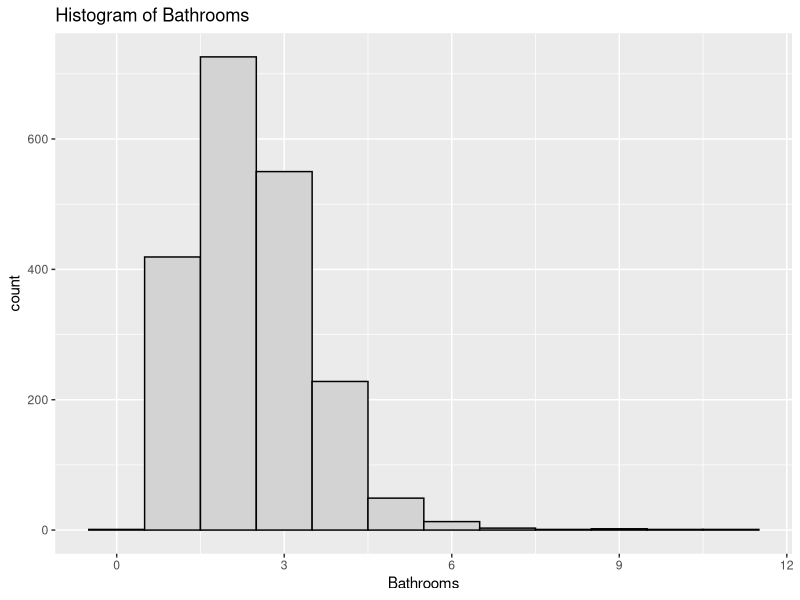
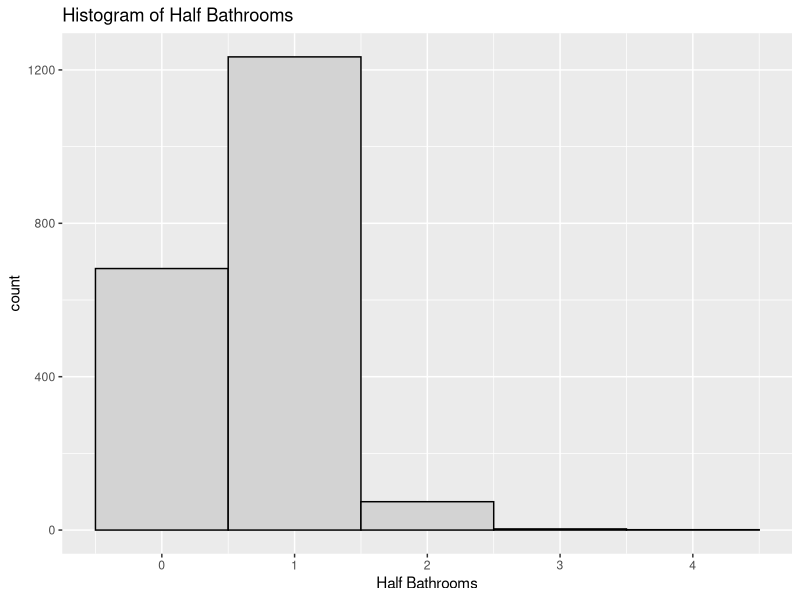
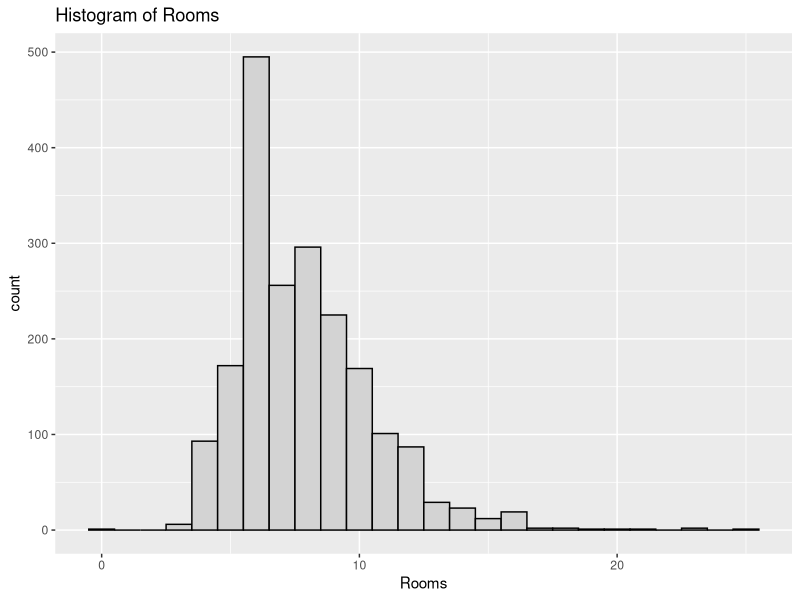
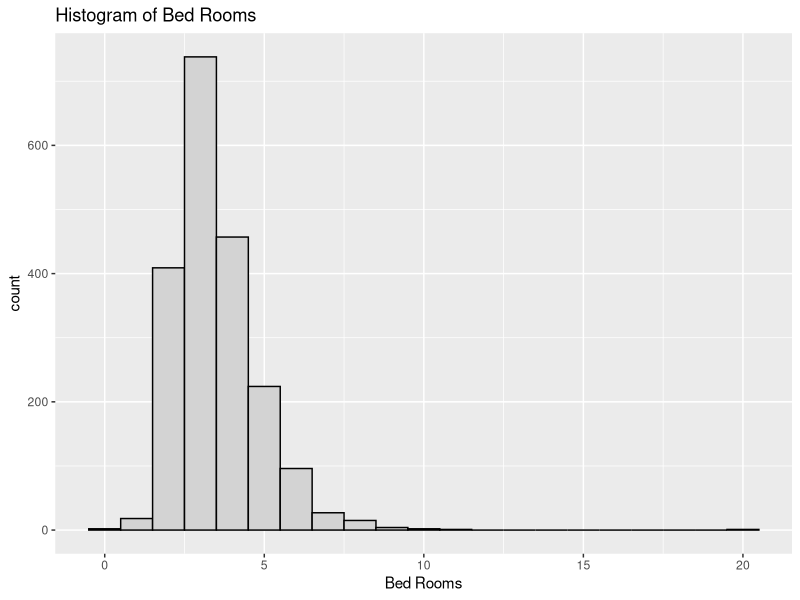
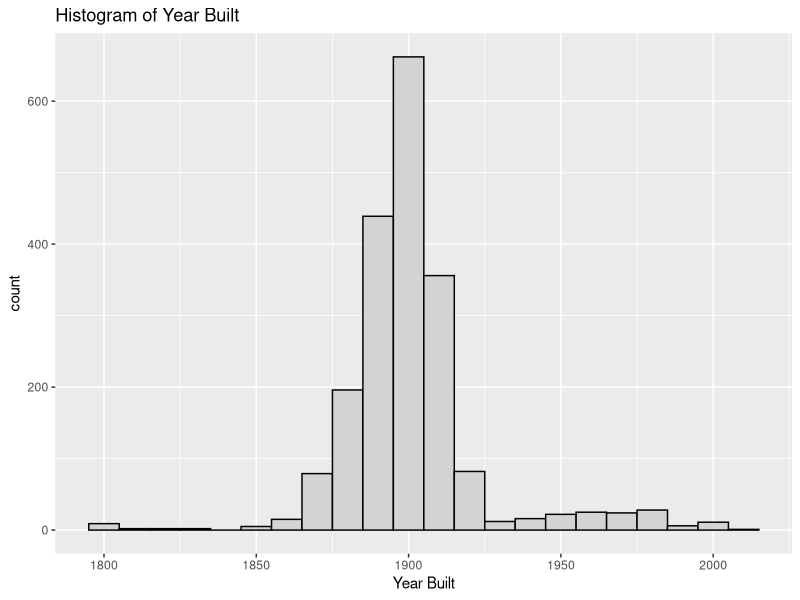
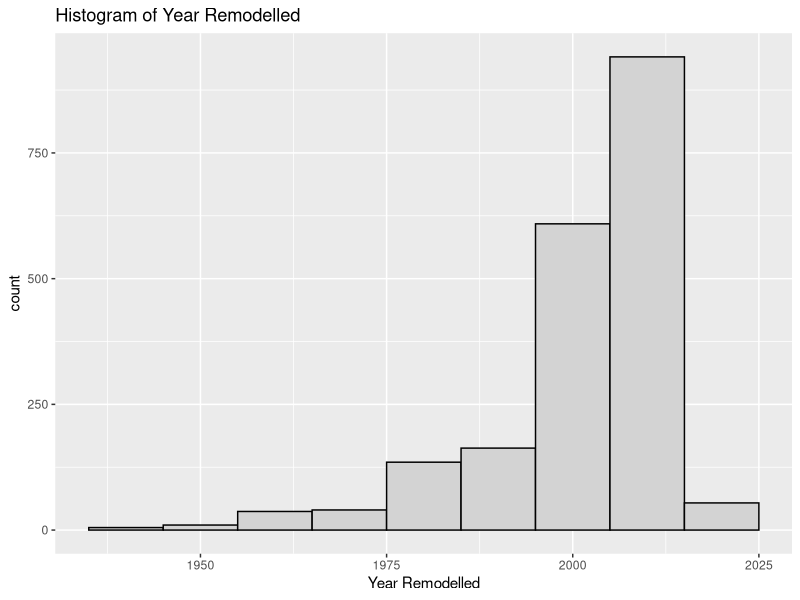
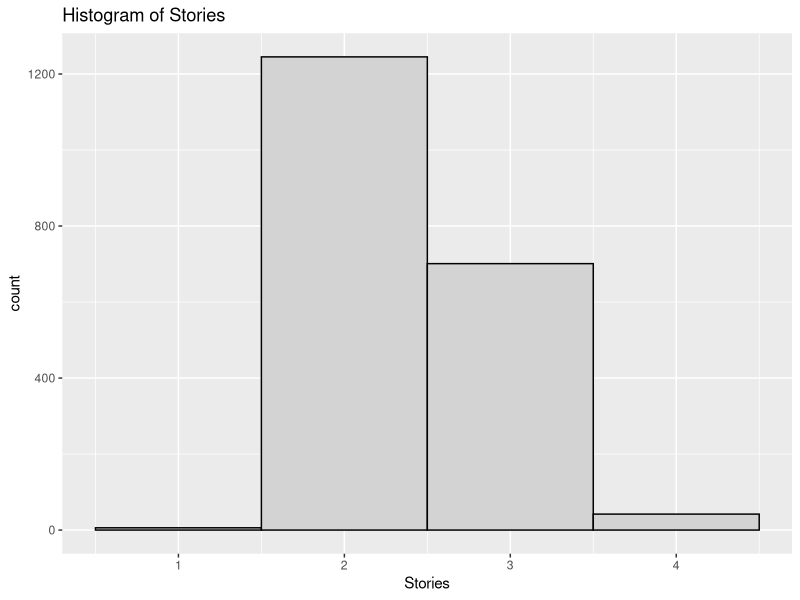
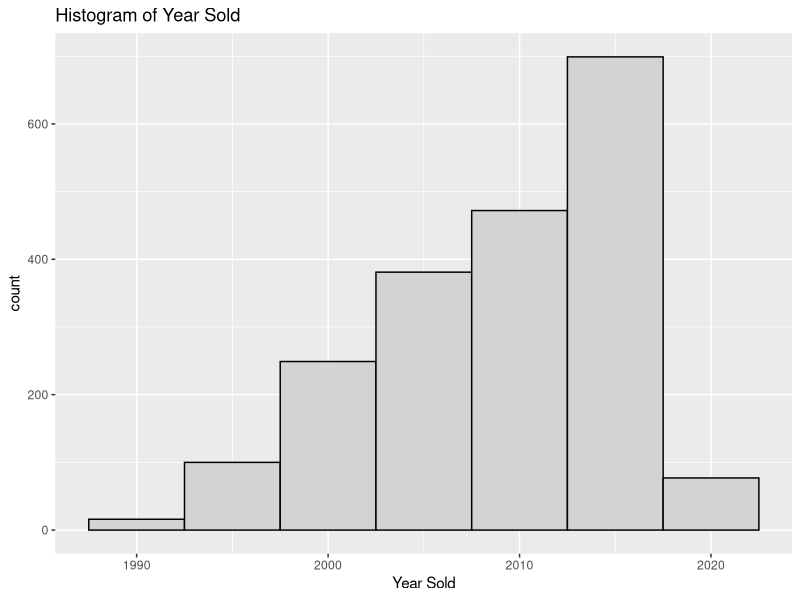

Recreate these plots in R, in order. (Note: this script raises an error after producing the figures.)
## ---- chunk 1
knitr::opts_chunk$set(echo = TRUE)
library(ggplot2)
library(dplyr)
library(readr)
library(car)
library(broom)
library(corrplot)

## ---- chunk 2
# 1. Abstract

## ---- chunk 3
# 2. Introduction
## ---- chunk 4

# 3. Overview of the dataset

## ---- chunk 5

# 4. Exploratory analysis

houses <- read.csv("DC_properties_clean.csv")

excl_rows <- houses[sample(nrow(houses), 5), ] # Exclude Random Rows
houses <- setdiff(houses, excl_rows)

houses$CNDTN <- factor(houses$CNDTN, levels = c("Fair", "Average", "Good", "Very Good", "Excellent"))

fit <- lm(data = houses, PRICE ~ BATHRM + HF_BATHRM  + ROOMS + BEDRM + AYB + YR_RMDL + STORIES + SALEMONTH + SALEDAY + SALEYEAR + GBA + CNDTN + LANDAREA)



#Histograms to examine distribution of each variable

ggplot(houses, aes(x = BATHRM))+
  geom_histogram(color="black", fill="light gray", binwidth = 1)+
  labs(x="Bathrooms", title="Histogram of Bathrooms")

ggplot(houses, aes(x = HF_BATHRM))+
  geom_histogram(color="black", fill="light gray", binwidth = 1)+
  labs(x="Half Bathrooms", title="Histogram of Half Bathrooms")

ggplot(houses, aes(x = ROOMS))+
  geom_histogram(color="black", fill="light gray", binwidth = 1)+
  labs(x="Rooms", title="Histogram of Rooms")

ggplot(houses, aes(x = BEDRM))+
  geom_histogram(color="black", fill="light gray", binwidth = 1)+
  labs(x="Bed Rooms", title="Histogram of Bed Rooms")

ggplot(houses, aes(x = AYB))+
  geom_histogram(color="black", fill="light gray", binwidth = 10)+
  labs(x="Year Built", title="Histogram of Year Built")

ggplot(houses, aes(x = YR_RMDL))+
  geom_histogram(color="black", fill="light gray", binwidth = 10)+
  labs(x="Year Remodelled", title="Histogram of Year Remodelled")

ggplot(houses, aes(x = STORIES))+
  geom_histogram(color="black", fill="light gray", binwidth = 1)+
  labs(x="Stories", title="Histogram of Stories")

ggplot(houses, aes(x = SALEYEAR))+
  geom_histogram(color="black", fill="light gray", binwidth = 5)+
  labs(x="Year Sold", title="Histogram of Year Sold")

ggplot(houses, aes(x = SALEMONTH))+
  geom_histogram(color="black", fill="light gray", binwidth = 1)+
  labs(x="Month Sold", title="Histogram of Month Sold")

ggplot(houses, aes(x = SALEDAY))+
  geom_histogram(color="black", fill="light gray", binwidth = 4)+
  labs(x="Day Sold", title="Histogram of Day Sold")

ggplot(houses, aes(x = GBA))+
  geom_histogram(color="black", fill="light gray", binwidth = 100)+
  labs(x="Square Footage", title="Histogram of Square Footage")

ggplot(houses, aes(x = LANDAREA))+
  geom_histogram(color="black", fill="light gray", binwidth = 100)+
  labs(x="Land Area", title="Histogram of Land Area")

ggplot(houses, aes(x = CNDTN))+
  geom_bar(color="black", fill="light gray")+
  labs(x="Land Area", title="Bar Plot of Land Area")

# Boxplots to identify outliers

boxplot(houses$BATHRM, main="Bathrooms", sub=paste("Outlier rows: ", boxplot.stats(houses$BATHRM)$out))

boxplot(houses$HF_BATHRM, main="Half Bathrooms", sub=paste("Outlier rows: ", boxplot.stats(houses$HF_BATHRM)$out))

boxplot(houses$ROOMS, main="Rooms", sub=paste("Outlier rows: ", boxplot.stats(houses$ROOMS)$out))

boxplot(houses$BEDRM, main="Bedrooms", sub=paste("Outlier rows: ", boxplot.stats(houses$BEDRM)$out))

boxplot(houses$AYB, main="Year Built", sub=paste("Outlier rows: ", boxplot.stats(houses$AYB)$out))

boxplot(houses$YR_RMDL, main="Year Remodeled", sub=paste("Outlier rows: ", boxplot.stats(houses$YR_RMDL)$out))

boxplot(houses$STORIES, main="Stories", sub=paste("Outlier rows: ", boxplot.stats(houses$STORIES)$out))

boxplot(houses$SALEYEAR, main="Year of Most Recent Sale", sub=paste("Outlier rows: ", boxplot.stats(houses$SALEYEAR)$out))

boxplot(houses$GBA, main="Gross Building Area", sub=paste("Outlier rows: ", boxplot.stats(houses$GBA)$out))

boxplot(houses$CNDTN, main="Condition", sub=paste("Outlier rows: ", boxplot.stats(houses$CNDTN)$out))

boxplot(houses$LANDAREA, main="Land Area", sub=paste("Outlier rows: ", boxplot.stats(houses$LANDAREA)$out))

boxplot(houses$PRICE, main="Price", sub=paste("Outlier rows: ", boxplot.stats(houses$PRICE)$out))

# Boxplots to identify outliers

boxa <- boxplot(houses$BATHRM, main="Bathrooms", sub=paste("Outlier rows: ", boxplot.stats(houses$BATHRM)$out))

boxb <- boxplot(houses$HF_BATHRM, main="Half Bathrooms", sub=paste("Outlier rows: ", boxplot.stats(houses$HF_BATHRM)$out))

boxc <- boxplot(houses$ROOMS, main="Rooms", sub=paste("Outlier rows: ", boxplot.stats(houses$ROOMS)$out))

boxplot(boxa + boxb + boxc)


# scatterplots
# price by room
room_price <- ggplot(houses, aes(x = ROOMS, y = PRICE))
room_price + geom_point()

# price by year
year_price <- ggplot(houses, aes(x = SALEYEAR, y = PRICE))
year_price + geom_point()

# price by month
month_price <- ggplot(houses, aes(x = SALEMONTH, y = PRICE))
month_price + geom_point()

# price by day of month
day_price <- ggplot(houses, aes(x = SALEDAY, y = PRICE))
day_price + geom_point()


# Use corrplot to display a correlation matrix of that variables
library(corrplot)
corr_matrix <- cor(data.frame(houses$HF_BATHRM, houses$BATHRM, houses$ROOMS, houses$BEDRM,houses$AYB, houses$YR_RMDL, houses$PRICE, houses$SALEDAY, houses$SALEMONTH, houses$SALEYEAR, houses$STORIES, houses$LANDAREA, houses$GBA))
corrplot(corr_matrix, type = "upper", order = "hclust", 
         tl.col = "black", tl.srt = 45)


# capture model summary as an object
modelSummary <- summary(fit)

# model coefficients
modelCoeffs <- modelSummary$coefficients



## ---- chunk 6

# 5. Identification and evaluation of suitable model

fit <- lm(data = houses, PRICE ~ BATHRM + HF_BATHRM  + ROOMS + BEDRM + AYB + YR_RMDL + STORIES + SALEMONTH + SALEDAY + SALEYEAR + GBA + CNDTN + LANDAREA)

# Review p-values, check sign of estimates

summary(fit)

## ---- chunk 7

# Review ANOVA and compare F statistic

anova(fit)

## ---- chunk 8

# Residual plot and look for non-constant variance

fit.df <- augment(fit)
ggplot(fit.df, aes(x = .fitted, y = .resid))+
  geom_point()+
  geom_hline(yintercept = 0, linetype = 2)+
  labs( x = "Fitted Values", y = "Residuals")

## ---- chunk 9
# Shapiro-Wilk test for normality

shapiro.test(fit$residuals)

## ---- chunk 10
# ncvTest for constant variance

ncvTest(fit)

## ---- chunk 11

# Variance Inflation Factor (used to identify multicllinearity >= 10)

vif(fit)

## ---- chunk 12
# Review R2 value
# From summary above: adjusted R^2 = .6984

# Drop non-significant predictor variables (Droped AYB: +.0002, Rooms: No change, other lower)
fit <- lm(data = houses, PRICE ~ BATHRM + HF_BATHRM  + BEDRM + YR_RMDL + STORIES + SALEMONTH + SALEDAY + SALEYEAR + GBA + CNDTN + LANDAREA)
summary(fit)

# If multicollinearity is present, drop one correlated variable (None present)

# Transform the outcome variable if the residual plot looks suspicious
powerTransform(houses$PRICE) #.33 -> sqrt

## ---- chunk 13

# log lowers R2: .6585
fit <- lm(data = houses, log(PRICE) ~ BATHRM + HF_BATHRM  + BEDRM + YR_RMDL + STORIES + SALEMONTH + SALEDAY + SALEYEAR + GBA + CNDTN + LANDAREA)
summary(fit)
# sqrt increase R2: .7471, drop YR_RMDL + .0001
fit <- lm(data = houses, sqrt(PRICE) ~ BATHRM + HF_BATHRM  + BEDRM  + STORIES + SALEMONTH + SALEDAY + SALEYEAR + GBA + CNDTN + LANDAREA)
summary(fit)
# inverse drastically decrease
fit <- lm(data = houses, I(1/PRICE) ~ BATHRM + HF_BATHRM  + BEDRM  + STORIES + SALEMONTH + SALEDAY + SALEYEAR + GBA + CNDTN + LANDAREA)
summary(fit)

#Variable Transformations
powerTransform(houses$BATHRM+1) # -.011
powerTransform(houses$HF_BATHRM+1) # .776
powerTransform(houses$BEDRM+1) # -.130
powerTransform(houses$STORIES+1) # -2.084
powerTransform(houses$SALEMONTH) # .809
powerTransform(houses$SALEDATE) # didn't work
powerTransform(houses$SALEYEAR-1990) # 1.48 - didn't help
powerTransform(houses$GBA) # -.08 -> LOG
powerTransform(houses$CNDTN) # didn't work
powerTransform(houses$LANDAREA) # .35 -> SQRT

fit_final <- lm(data = houses, sqrt(PRICE) ~  BATHRM  + HF_BATHRM  + BEDRM + log(BEDRM+1) + STORIES  + SALEMONTH + SALEDAY + SALEYEAR  + GBA + log(GBA) + CNDTN + LANDAREA )
summary(fit_final) # R^2 increased to .7558

## ---- chunk 14

shapiro.test(fit$residuals)
ncvTest(fit)
vif(fit)

#using AIC & BIC for model comparison
AIC(fit) # AIC
BIC(fit) # BIC

AIC(fit_final) # AIC 
BIC(fit_final) # BIC 

# The AIC and BIC for fit_final are both lower, so that is the better model

## ---- chunk 15

# 6. Application of the model 

# Test on excluded rows
predict(fit, newdata = excl_rows, interval = "predict")

## ---- chunk 16

# 7. Limitations and assumptions   
